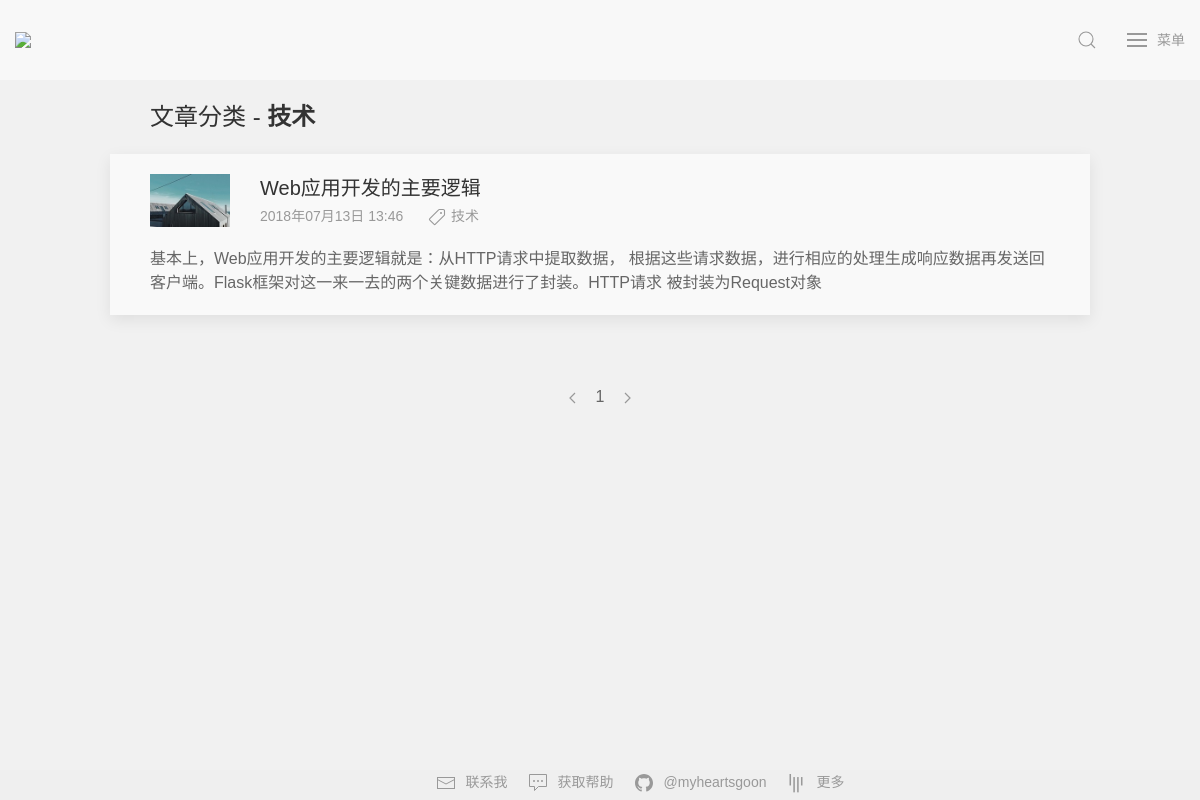
Page /category/技术/page/1 on the earlier database version.
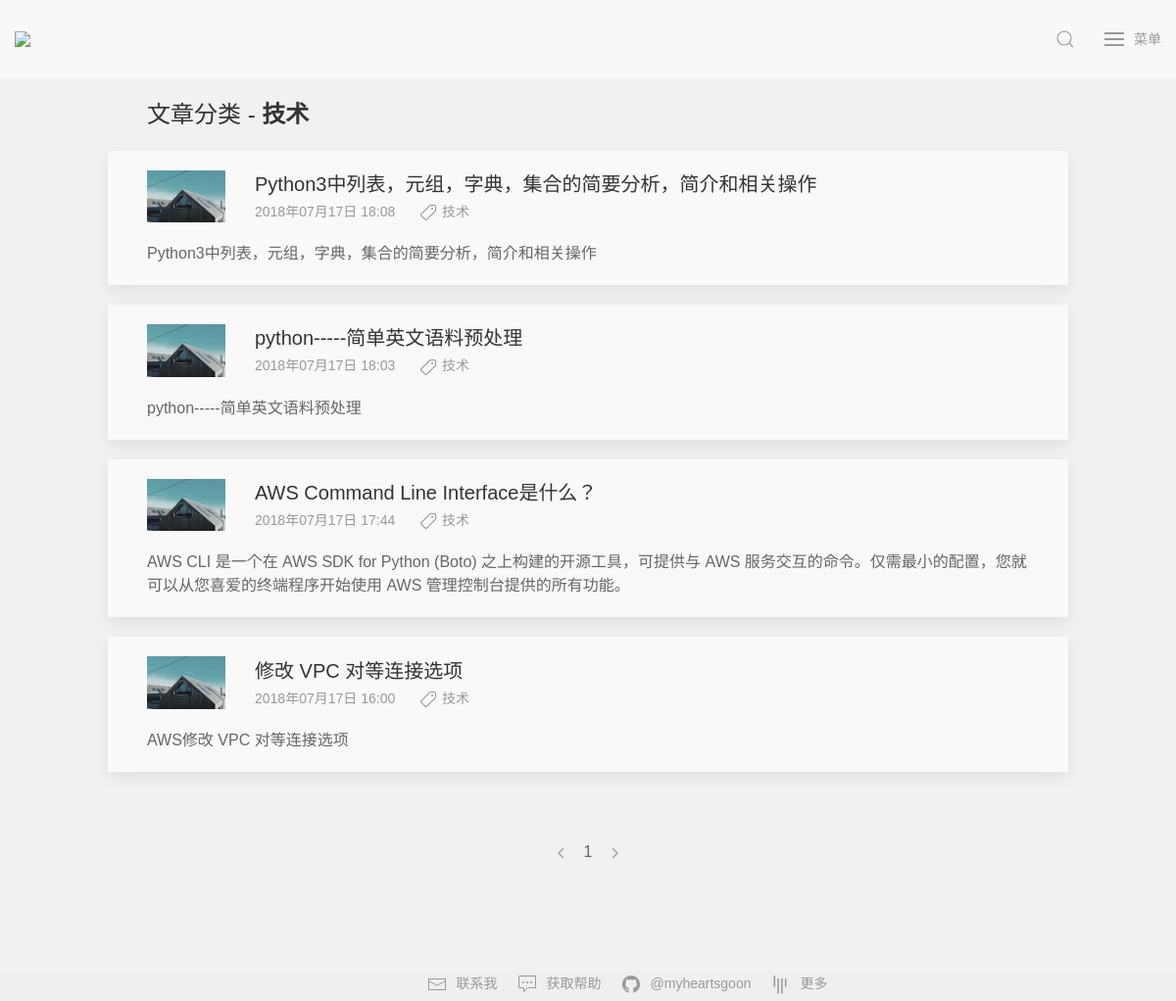
Same page on the later database version.
### application/models/models.py (models this page shows, shortened)
class Article(db.Model):
    __tablename__ = 'article'
    id = db.Column(db.Integer, primary_key=True)
    title = db.Column(db.String(100))
    descp = db.Column(db.String(100))
    content = db.Column(db.String(10000))
    user_id = db.Column(db.Integer, db.ForeignKey('users.id'))
    user = db.relationship('User', backref=db.backref('article'))
    time = db.Column(db.DateTime, default=datetime.now)
    category = db.Column(db.String(10))
    thumbnail = db.Column(db.String(50))
    likes = db.Column(db.Integer, default=0)

### application/controllers/routes.py (the view)
@bp.route('/category/<category>/page/<int:page>')
def category(category, page=1):
    result = Article.query.filter_by(category=category).order_by(desc(Article.time)).paginate(
                page, current_app.config['PER_PAGE'], error_out=False)
    return render_template('category.html', result=result, category=category)

### application/controllers/routes.py (called while the page is built)
@bp.before_request
def make_session_permant():
    session.permanent = True

### application/templates/category.html (shortened to what this page needs)
{% extends "base.html" %}
{% block head %}
{{ super() }}
{% endblock %}
{% block content %}
<div class="uk-container uk-container-small uk-margin-top">
    <h3>文章分类 - <span class="uk-text-bold">{{ category }}</span></h3>
</div>
{% for a in result.items %}
<div class="uk-container uk-container-small uk-margin-top article-background uk-box-shadow-medium uk-box-shadow-hover-xlarge">
    <article class="uk-comment">
        <header class="uk-comment-header uk-grid-medium uk-flex-middle" uk-grid>
            <div class="uk-width-auto uk-margin-top">
                <a href="{{ url_for('blog.details', id=a.id) }}" class="">
                    <img class="uk-comment-avatar" src="{{ a.thumbnail|default(url_for('static', filename='img/thumbnail/default.jpg'), true) }}" width="80" height="80" alt="">
                </a>
            </div>
            <div class="uk-width-expand uk-margin-top">
                <h4 class="uk-comment-title uk-margin-remove"><a class="uk-link-heading" href="{{ url_for('blog.details', id=a.id) }}">{{ a.title }}</a></h4>
                <p class="uk-comment-meta article-date">
                    {{ a.time.strftime('%Y{y}%m{m}%d{d} %H:%M').format(y='年', m='月', d='日') }}
                    <a href="{{ url_for('blog.category', category=a.category, page=1) }}" class="uk-link-reset"><span uk-icon="icon: tag" class="uk-icon uk-margin-left"></span>
                    {{ a.category }}
                    </a>
                </p>
            </div>
        </header>
        <div class="uk-comment-body uk-margin-bottom">
            <p>{{ a.descp }}</p>
        </div>
    </article>
</div>
{% endfor %}
<div class="uk-container uk-container-small uk-margin-large-top uk-margin-xlarge-bottom">
    <ul class="uk-pagination uk-flex-center" uk-margin>
        {% if result.has_prev %}
        <li><a href="{{ url_for('blog.category', category=category, page=result.prev_num) }}"><span uk-pagination-previous></span></a></li>
        {% else %}
        <li class="uk-disabled"><a href="#"><span uk-pagination-previous></span></a></li>
        {% endif %}
        {% for i in range(result.pages) %}
            {% if result.page == i+1 %}
                <li class="uk-active"><span>{{ i+1 }}</span></li>
            {% else %}
                <li><a href="{{ url_for('blog.category', category=category, page=i+1) }}">{{ i+1 }}</a></li>
            {% endif %}
        {% endfor %}
        {% if result.has_next %}
        <li><a href="{{ url_for('blog.category', category=category, page=result.next_num) }}"><span uk-pagination-next></span></a></li>
        {% else %}
        <li class="uk-disabled"><a href="#"><span uk-pagination-next></span></a></li>
        {% endif %}
    </ul>
</div>
{% endblock %}

Differences in the rows shown:
removed Article: title "Web应用开发的主要逻辑", time "2018年07月13日 13:46", category "技术", descp "基本上，Web应用开发的主要逻辑就是：从HTTP请求中提取数据， 根据这些请求数据，进行相应的处理生成响应数据再发送回客户端。Flask框架对这一来一去的两个关键数据进行了封装。HTTP请求 被封装为Request对象"
added Article: title "Python3中列表，元组，字典，集合的简要分析，简介和相关操作", time "2018年07月17日 18:08", category "技术", descp "Python3中列表，元组，字典，集合的简要分析，简介和相关操作"
added Article: title "python-----简单英文语料预处理", time "2018年07月17日 18:03", category "技术", descp "python-----简单英文语料预处理"
added Article: title "AWS Command Line Interface是什么？", time "2018年07月17日 17:44", category "技术", descp "AWS CLI 是一个在 AWS SDK for Python (Boto) 之上构建的开源工具，可提供与 AWS 服务交互的命令。仅需最小的配置，您就可以从您喜爱的终端程序开始使用 AWS 管理控制台提供的所有功能。"
added Article: title "修改 VPC 对等连接选项", time "2018年07月17日 16:00", category "技术", descp "AWS修改 VPC 对等连接选项"
